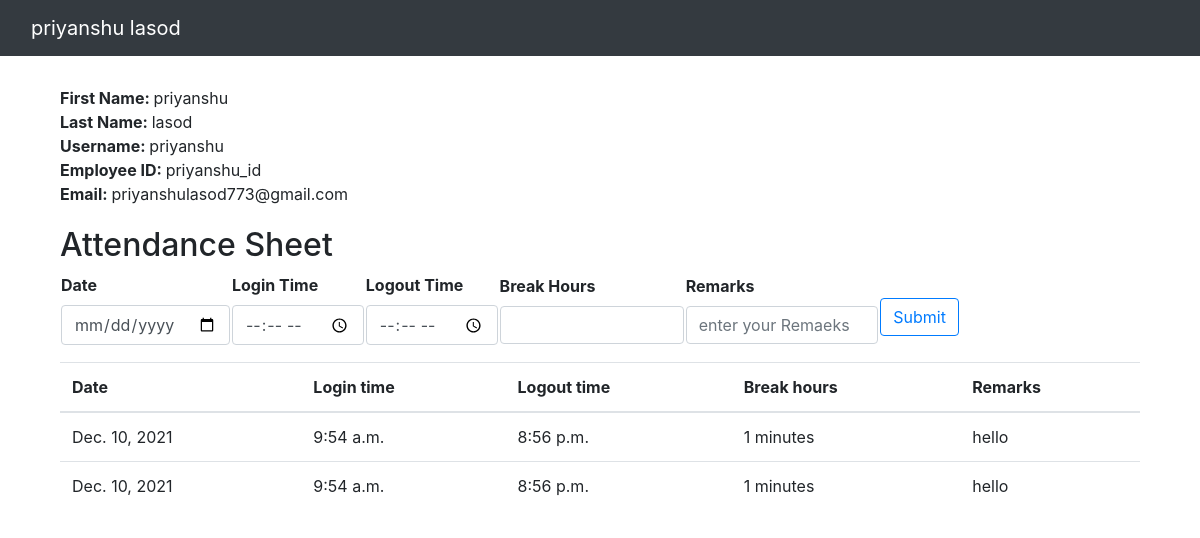
Screenshot of /show-employee/2 with the database file from the repository.
### erp_attendance/models.py (models this page shows, shortened)
class Employee(models.Model):
    user = models.OneToOneField(User, on_delete=SET_NULL, null=True)
    empid = models.CharField(max_length=50, unique=True)

class AttendanceSheet(models.Model):
    employee = models.ForeignKey(Employee, on_delete=SET_NULL, null=True)
    date = models.DateField(default=date.today)
    login_time = models.TimeField()
    logout_time = models.TimeField()
    break_hours = models.IntegerField()
    remarks = models.CharField(max_length=50)

### erp_attendance/views.py (the view)
# urls.py: path('show-employee/<int:id>', views.showEmployee, name='showEmployee'),
def showEmployee(request, id):
    employee = Employee.objects.get(pk=id)
    attendanceSheet = AttendanceSheet.objects.filter(employee=employee)
    print('---------------------------------------------------------------------attendanceSheet: ', attendanceSheet)
    return render(request, 'employeePanel.html', {'employee': employee, 'attendanceSheet': attendanceSheet})

### erp_attendance/templates/employeePanel.html (shortened to what this page needs)
<!DOCTYPE html>
<html lang="en">
  <head>
    <link
      rel="stylesheet"
      href="https://maxcdn.bootstrapcdn.com/bootstrap/4.0.0/css/bootstrap.min.css"
    />
    <link
      rel="stylesheet"
      type="text/css"
      href="/static/erp_attendance/stylesheets/details.css"
    />
  </head>
  <body>
    <nav class="navbar navbar-dark bg-dark">
      <div class="container-fluid">
        <a class="navbar-brand" style="color: white !important"
          >{{ employee.user.first_name }} {{ employee.user.last_name }}</a
        >
      </div>
    </nav>
    <div class="container">
      <ul>
        <b>First Name: </b>
        {{ employee.user.first_name }}
      </ul>
      <ul>
        <b>Last Name: </b>
        {{ employee.user.last_name }}
      </ul>
      <ul>
        <b>Username: </b>
        {{ employee.user.username }}
      </ul>
      <ul>
        <b>Employee ID: </b>
        {{ employee.empid }}
      </ul>
      <ul>
        <b>Email: </b>
        {{ employee.user.email }}
      </ul>
      <h2 style="margin-top: 20px">Attendance Sheet</h2>
      {% if not employee.user.is_superuser %}
      <form method="post" action="/add-attendance/{{employee.id}}">
        <table class="col-md-10 mt-10">
          <tr>
            <th>
              <div class="form-group mb-3">
                <label for="date" class="form-label">Date</label>
                <input type="date" class="form-control" name="date" id="date" />
              </div>
            </th>
            <th>
              <div class="form-group mb-3">
                <label for="login_time" class="form-label">Login Time</label>
                <input
                  type="time"
                  class="form-control"
                  placeholder="enter your name"
                  name="login_time"
                  id="login_time"
                />
              </div>
            </th>
            <th>
              <div class="form-group mb-3">
                <label for="logout_time" class="form-label">Logout Time</label>
                <input
                  type="time"
                  class="form-control"
                  placeholder="enter your name"
                  name="logout_time"
                  id="logout_time"
                />
              </div>
            </th>
            <th>
              <div class="form-group mb-3">
                <label for="break_hours" class="form-label">Break Hours</label
                ><br />
                <input
                  type="number"
                  class="form-control"
                  name="break_hours"
                  id="break_hours"
                />
              </div>
            </th>
            <th>
              <div class="form-group mb-3">
                <label for="remarks" class="form-label">Remarks</label><br />
                <input
                  type="remarks"
                  class="form-control"
                  placeholder="enter your Remaeks"
                  name="remarks"
                  id="remarks"
                />
              </div>
            </th>
            <th>
              <div class="form-group mb-0">
                <button type="submit" class="btn btn-outline-primary">
                  Submit
                </button>
              </div>
            </th>
          </tr>
        </table>
      </form>
      {% endif %}
      <table class="table">
        <thead>
          <tr>
            <th scope="col">Date</th>
            <th scope="col">Login time</th>
            <th scope="col">Logout time</th>
            <th scope="col">Break hours</th>
            <th scope="col">Remarks</th>
          </tr>
        </thead>
        <tbody>
          {% for attendance in attendanceSheet %}
          <tr>
            <td>{{ attendance.date }}</td>
            <td>{{ attendance.login_time }}</td>
            <td>{{ attendance.logout_time }}</td>
            <td>{{ attendance.break_hours }} minutes</td>
            <td>{{ attendance.remarks }}</td>
          </tr>
          {% endfor %}
        </tbody>
      </table>
    </div>
  </body>
</html>

### static/erp_attendance/stylesheets/details.css (style rules this page uses)
.container { padding: 30px; }
.container ul { padding-left: 0px; margin-bottom: 0px; }

### rows the page displays
Employee: user.first_name "priyanshu", user.last_name "lasod", user.username "priyanshu", empid "priyanshu_id", user.email "priyanshulasod773@gmail.com"
AttendanceSheet: date "Dec. 10, 2021", login_time "9:54 a.m.", logout_time "8:56 p.m.", break_hours "1", remarks "hello"
AttendanceSheet: date "Dec. 10, 2021", login_time "9:54 a.m.", logout_time "8:56 p.m.", break_hours "1", remarks "hello"
